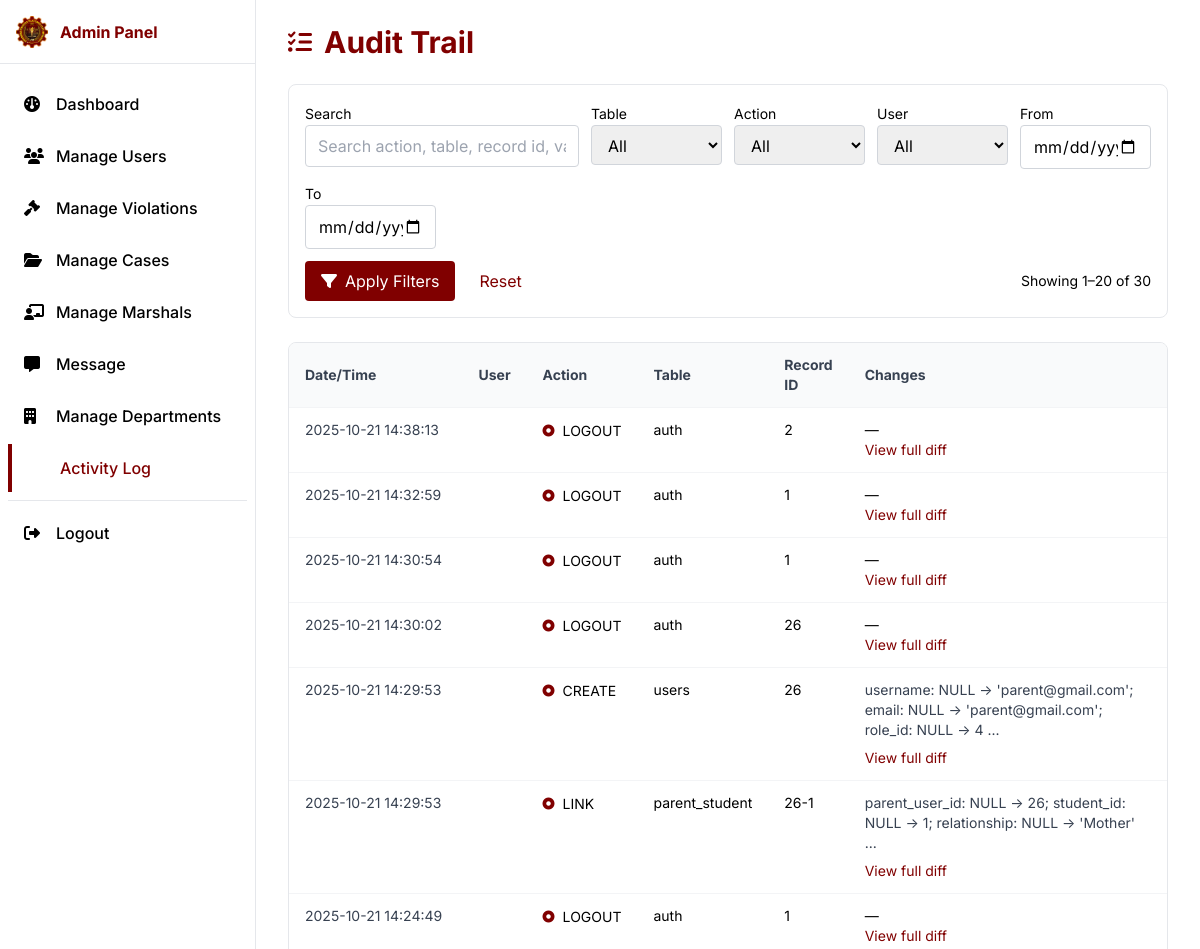
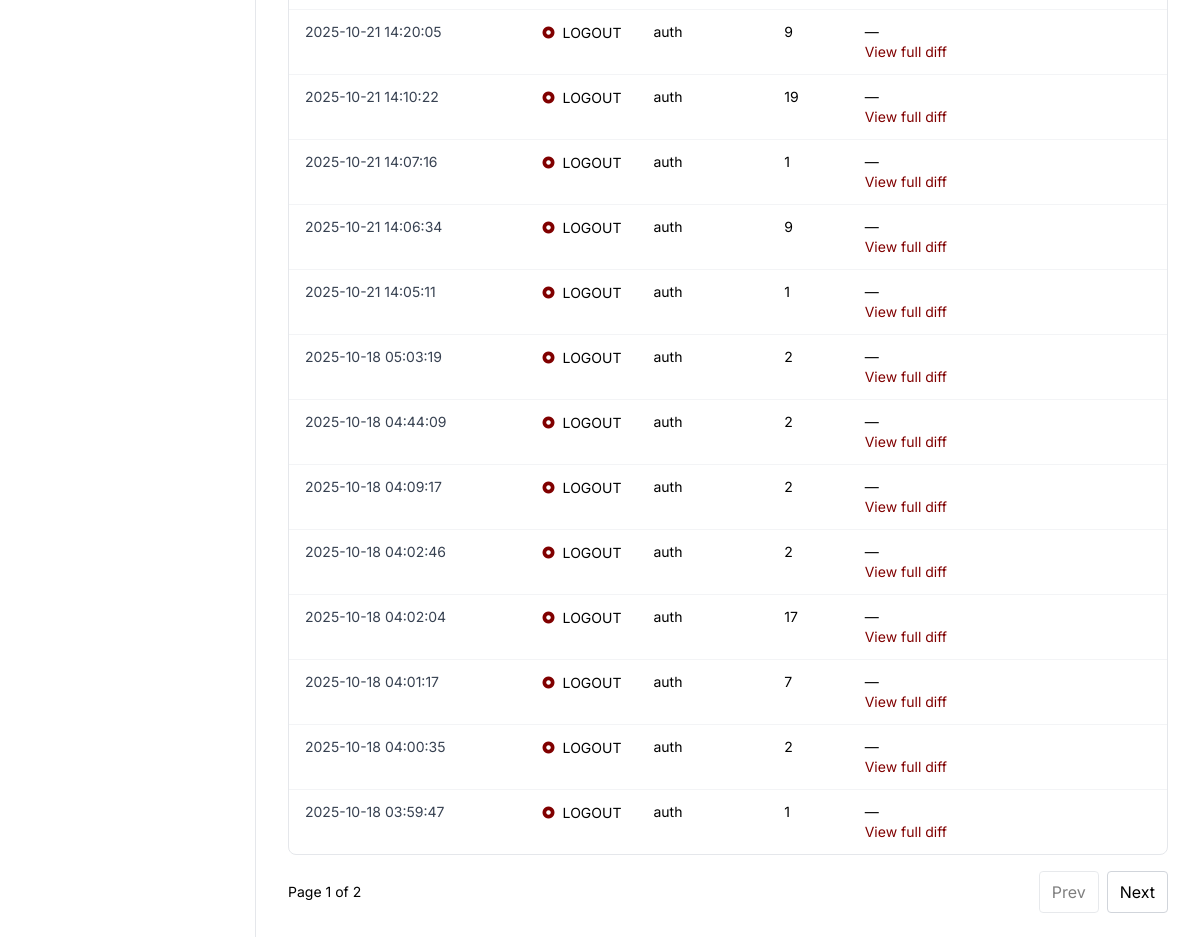
Page /pages/Admin/activity-log.php on the earlier database version (2 pictures, top to bottom).
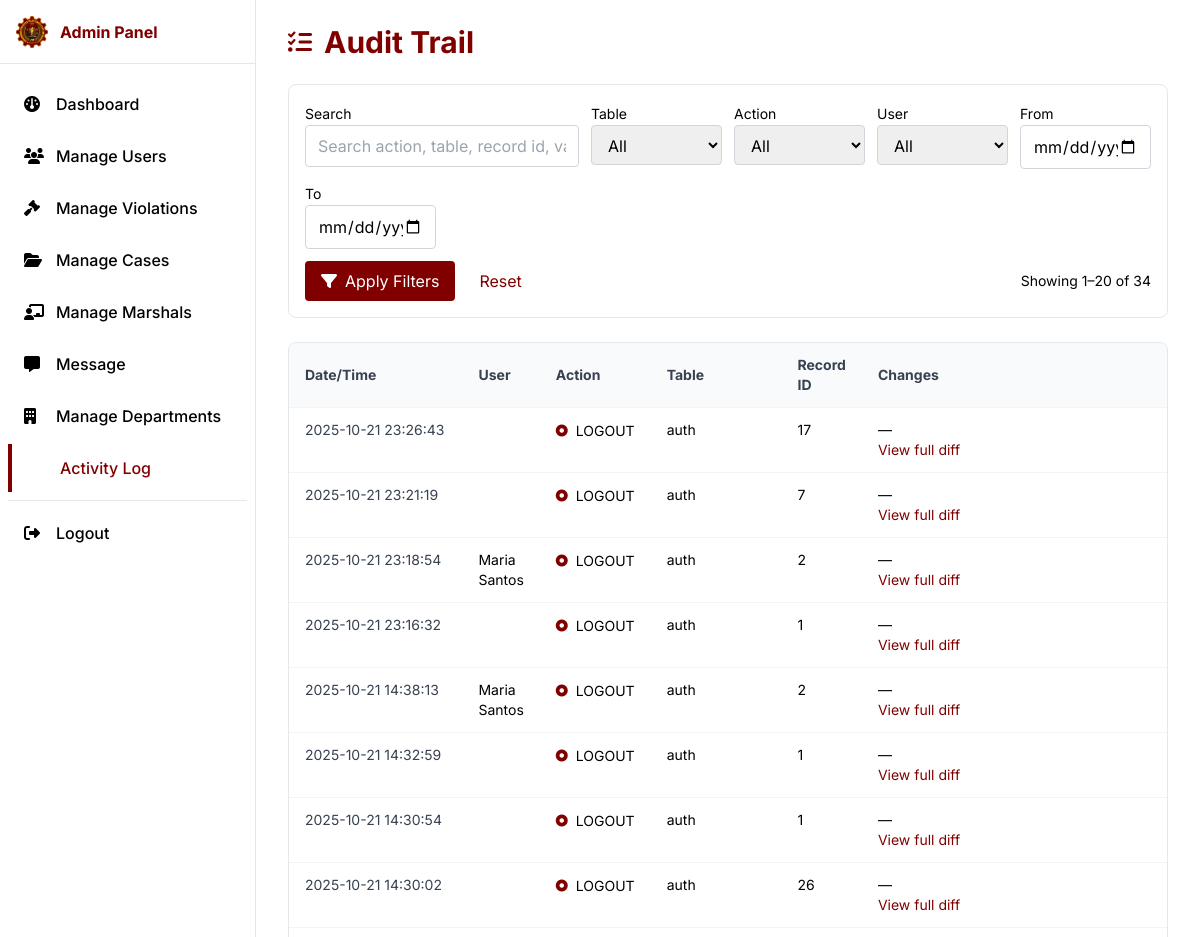
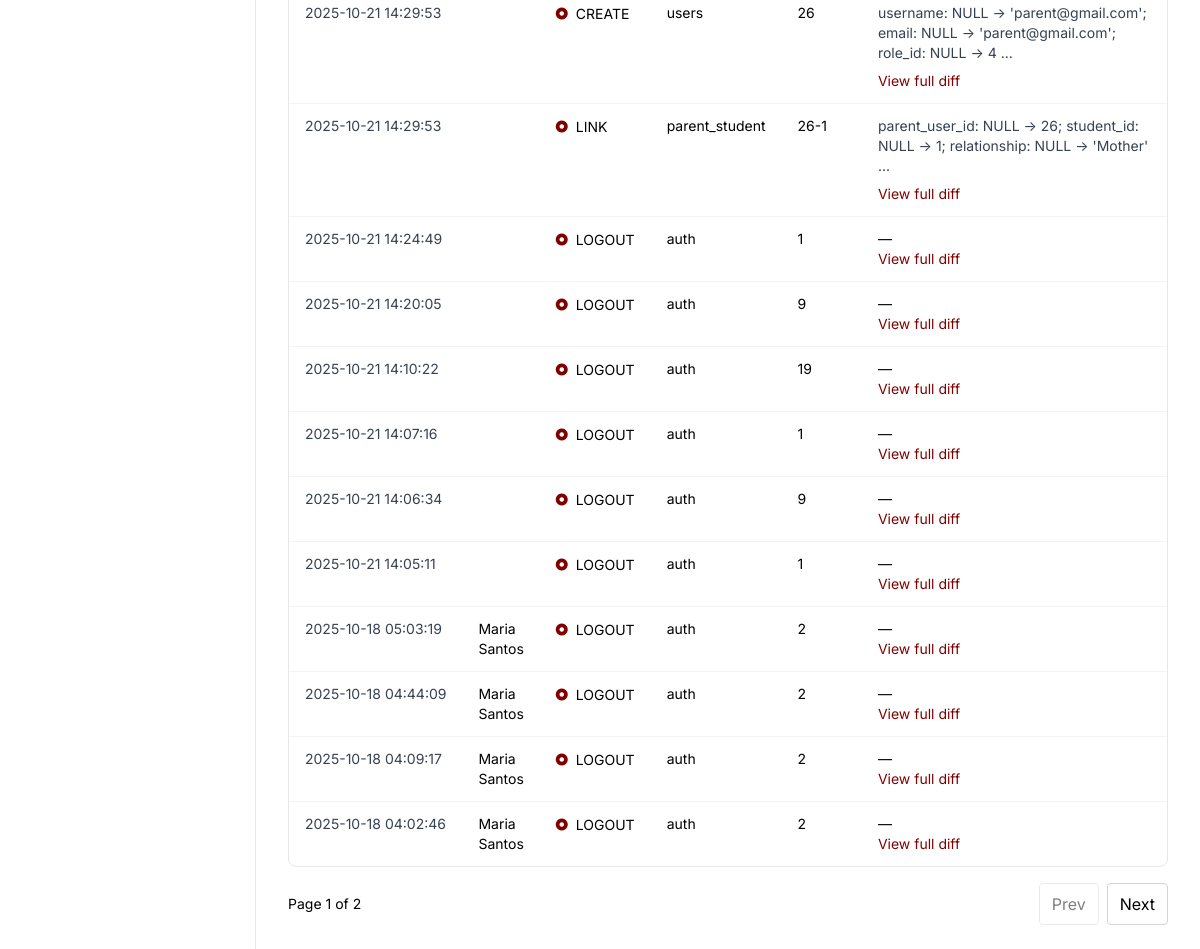
Same page on the later database version (2 pictures, top to bottom).
### tables this page shows
CREATE TABLE `audit_trail` (
  `id` bigint(20) UNSIGNED NOT NULL,
  `table_name` varchar(100) NOT NULL,
  `record_id` varchar(100) NOT NULL,
  `action` varchar(30) NOT NULL,
  `performed_by_user_id` bigint(20) UNSIGNED DEFAULT NULL,
  `old_values` longtext DEFAULT NULL CHECK (json_valid(`old_values`)),
  `new_values` longtext DEFAULT NULL CHECK (json_valid(`new_values`)),
  `created_at` timestamp NOT NULL DEFAULT current_timestamp()
);

### pages/Admin/activity-log.php (the view, shortened to what the changed rows need)
<?php
  require_once '../../components/admin-head.php';
  require_once '../../database/database.php';
  $page = isset($_GET['page']) && ctype_digit($_GET['page']) ? (int)$_GET['page'] : 1;
  $pageSize = 20;
  $offset = ($page - 1) * $pageSize;
  $where = [];
  $whereSql = $where ? ('WHERE ' . implode(' AND ', $where)) : '';
  $sqlCount = "SELECT COUNT(*) FROM audit_trail at $whereSql";
  $stmt = $pdo->prepare($sqlCount);
  $stmt->execute();
  $totalRows = (int)$stmt->fetchColumn();
  $sql = "
    SELECT at.*, u.username, u.email,
           CONCAT(COALESCE(m.first_name,''),' ',COALESCE(m.last_name,'')) AS staff_name
    FROM audit_trail at
    LEFT JOIN users u ON u.id = at.performed_by_user_id
    LEFT JOIN marshal m ON m.user_id = u.id
    $whereSql
    ORDER BY at.created_at DESC
    LIMIT :limit OFFSET :offset
  ";
  $stmt = $pdo->prepare($sql);
  $stmt->bindValue(':limit', $pageSize, PDO::PARAM_INT);
  $stmt->bindValue(':offset', $offset, PDO::PARAM_INT);
  $stmt->execute();
  $logs = $stmt->fetchAll(PDO::FETCH_ASSOC);
?>
<div class="min-h-screen md:pl-64">
  <main class="px-4 md:px-8 py-6">
    <div class="flex items-center gap-3 mb-6">
      <h1 class="text-2xl md:text-3xl font-bold text-primary">Audit Trail</h1>
    </div>
    <form method="get" class="bg-white border border-gray-200 rounded-lg p-4 mb-6 grid grid-cols-1 md:grid-cols-6 gap-3">
      <div class="md:col-span-6 flex items-center gap-3">
        <button type="submit" class="bg-primary text-white px-4 py-2 rounded hover:opacity-90">
          <i class="fa-solid fa-filter mr-2"></i>Apply Filters
        </button>
        <a href="activity-log.php" class="text-primary px-3 py-2 hover:underline">Reset</a>
        <div class="text-sm text-gray ml-auto">Showing <?php echo $totalRows ? ($offset+1) : 0; ?>–<?php echo min($offset+$pageSize, $totalRows); ?> of <?php echo $totalRows; ?></div>
      </div>
    </form>
    <div class="bg-white border border-gray-200 rounded-lg overflow-x-auto">
      <table class="min-w-full text-sm">
        <thead class="bg-gray-50 text-gray-700">
          <tr>
            <th class="px-4 py-3 text-left">Date/Time</th>
            <th class="px-4 py-3 text-left">User</th>
            <th class="px-4 py-3 text-left">Action</th>
            <th class="px-4 py-3 text-left">Table</th>
            <th class="px-4 py-3 text-left">Record ID</th>
            <th class="px-4 py-3 text-left">Changes</th>
          </tr>
        </thead>
        <tbody>
          <?php if (!$logs): ?>
            <tr>
              <td colspan="6" class="px-4 py-6 text-center text-gray">No audit events found for the selected filters.</td>
            </tr>
          <?php else: ?>
            <?php foreach ($logs as $i => $row): ?>
              <?php
                $displayUser = $row['staff_name'] ? trim($row['staff_name']) : ($row['username'] ?: ($row['email'] ?: 'System'));
                $old = null; $new = null;
                if (!empty($row['new_values'])) { $new = json_decode($row['new_values'], true); }
                $preview = '';
                if (is_array($old) || is_array($new)) {
                  $keys = array_unique(array_merge(array_keys((array)$old), array_keys((array)$new)));
                  $slice = array_slice($keys, 0, 3);
                  $parts = [];
                  foreach ($slice as $k) {
                    $ov = isset($old[$k]) ? $old[$k] : null;
                    $nv = isset($new[$k]) ? $new[$k] : null;
                    $parts[] = htmlspecialchars($k) . ': ' . htmlspecialchars(var_export($ov, true)) . ' → ' . htmlspecialchars(var_export($nv, true));
                  }
                  $preview = implode('; ', $parts);
                }
                $rowId = 'chg_' . $row['id'];
              ?>
              <tr class="border-t border-gray-100 align-top">
                <td class="px-4 py-3 whitespace-nowrap text-gray-700"><?php echo htmlspecialchars(date('Y-m-d H:i:s', strtotime($row['created_at']))); ?></td>
                <td class="px-4 py-3"><?php echo htmlspecialchars($displayUser); ?></td>
                <td class="px-4 py-3"><span class="inline-flex items-center gap-2"><i class="fa-solid fa-circle-dot text-primary text-xs"></i> <?php echo htmlspecialchars($row['action']); ?></span></td>
                <td class="px-4 py-3"><?php echo htmlspecialchars($row['table_name']); ?></td>
                <td class="px-4 py-3"><?php echo htmlspecialchars($row['record_id']); ?></td>
                <td class="px-4 py-3 w-[480px]">
                  <?php if ($preview): ?>
                    <div class="text-gray-700 mb-2"><?php echo $preview; ?><?php if (strlen($preview) > 0) echo ' ...'; ?></div>
                  <?php else: ?>
                    <div class="text-gray">—</div>
                  <?php endif; ?>
                  <button type="button" class="text-primary text-sm hover:underline" onclick="toggleDetails('<?php echo $rowId; ?>')">
                    View full diff
                  </button>
                </td>
              </tr>
            <?php endforeach; ?>
          <?php endif; ?>
        </tbody>
      </table>
    </div>
  </main>
</div>
<?php require_once '../../components/admin-footer.php'; ?>

Differences in the rows shown:
no longer on this page (row edited): audit_trail: created_at "2025-10-18 04:02:04", action "LOGOUT", table_name "auth", record "17"
no longer on this page (row unchanged): audit_trail: created_at "2025-10-18 04:01:17", action "LOGOUT", table_name "auth", record "7"
no longer on this page (row unchanged): audit_trail: created_at "2025-10-18 04:00:35", action "LOGOUT", table_name "auth", record "2"
no longer on this page (row unchanged): audit_trail: created_at "2025-10-18 03:59:47", action "LOGOUT", table_name "auth", record "1"
added audit_trail: created_at "2025-10-21 23:26:43", action "LOGOUT", table_name "auth", record "17"
added audit_trail: created_at "2025-10-21 23:21:19", action "LOGOUT", table_name "auth", record "7"
added audit_trail: created_at "2025-10-21 23:18:54", displayUser "Maria Santos", action "LOGOUT", table_name "auth", record "2"
added audit_trail: created_at "2025-10-21 23:16:32", action "LOGOUT", table_name "auth", record "1"
shown differently, row unchanged: audit_trail (number 5 of 20 on the later page): displayUser (not shown) → "Maria Santos"
shown differently, row unchanged: audit_trail (number 17 of 20 on the later page): displayUser (not shown) → "Maria Santos"
shown differently, row unchanged: audit_trail (number 18 of 20 on the later page): displayUser (not shown) → "Maria Santos"
shown differently, row unchanged: audit_trail (number 19 of 20 on the later page): displayUser (not shown) → "Maria Santos"
shown differently, row unchanged: audit_trail (number 20 of 20 on the later page): displayUser (not shown) → "Maria Santos"
Other differences:
$totalRows: "30" → "34"
